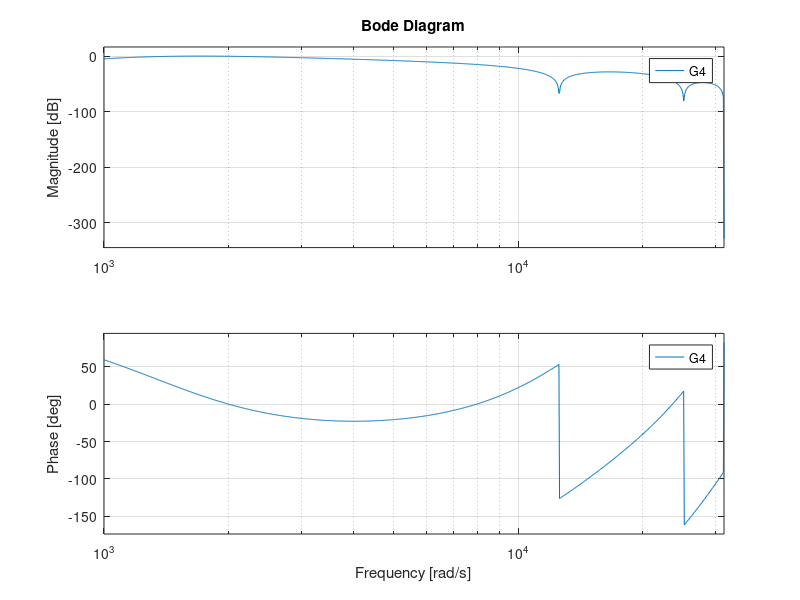

Here is the MATLAB script that generated this plot:
%系统参数
J1 = 1.59e-4;
J2 = 12.50e-4;
Ks = 570;
T = 0.0001;
T_zoh = 0.0005;

%系统传递函数
num1 = [J2 0 Ks];
den1 = [J1*J2 0 (J1+J2)*Ks 0];
G1 = tf(num1,den1);
Gz1 = c2d(G1, T, 'tustin');
%绘制系统的bode图
% bode(G1);
% grid on;

%PI控制器传递函数
Kp = 0.6;
Ki = 66.3;
num2 = [Kp,Kp*Ki];
den2 = [1,0];
G2 = tf(num2,den2);

%抗饱和PI控制器传递函数
Kw = 66.3;
s = tf('s');
G3 = Kp + Ki / (s + Kw);
Gz3 = c2d(G3, T, 'zoh');

% ZOH 的传递函数在频域上为：
% Hz(z) = (1 - z^{-N}) / (N * (1 - z^{-1}))
N = 5;
num_zoh = [1, zeros(1, N-1), -1];
den_zoh = N * [1, -1];
Hz = tf(num_zoh, den_zoh, T);


%转速闭环系统传递函数
G4 = feedback(Gz3*Hz*Gz1,1);
bode(G4);
grid on;
